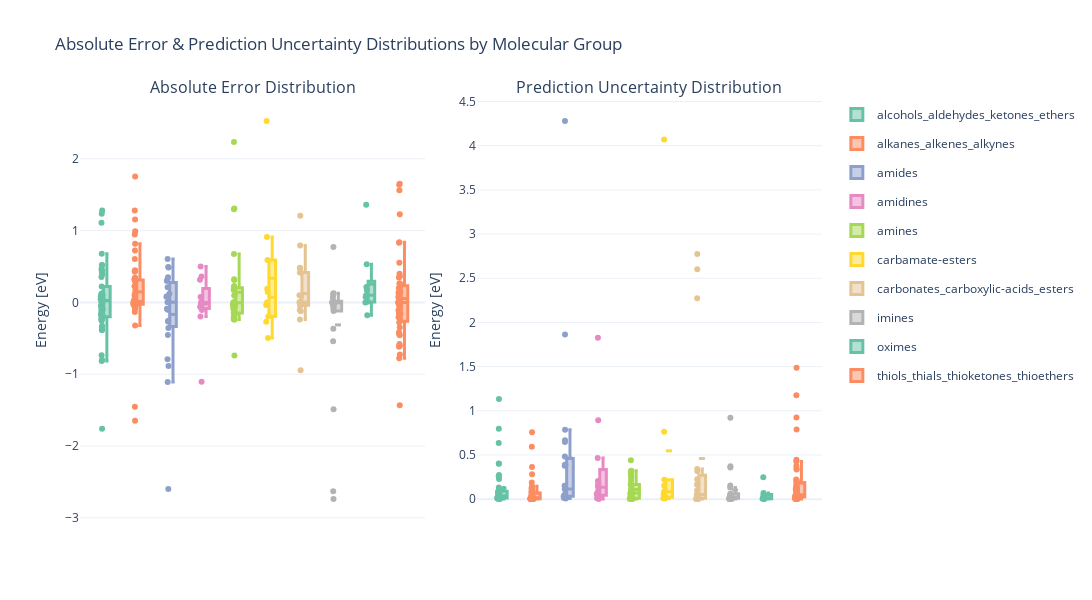

Notebook source saved alongside this figure:
### Code cell
# Filtered data
df_uq_sorted = df_uq[df_uq["split"] == "test"].sort_values('molecule_group')
df_uq_sorted['abs_error'] = df_uq_sorted['error'].abs()
df_uq_sorted['uncertainty_width'] = df_uq_sorted['y_std']

# Custom color palette (Set2-like)
color_map = px.colors.qualitative.Set2

# Create 1x2 subplot
fig = make_subplots(
    rows=1, cols=2,
    subplot_titles=["Absolute Error Distribution", "Prediction Uncertainty Distribution"],
    horizontal_spacing=0.07
)

# Boxplot for absolute error
for i, group in enumerate(df_uq_sorted['molecule_group'].unique()):
    group_data = df_uq_sorted[df_uq_sorted['molecule_group'] == group]
    fig.add_trace(go.Box(
        y=group_data['error'],
        name=group,
        marker_color=color_map[i % len(color_map)],
        boxmean=True,
        boxpoints="all",  # Show all points (can be "outliers", "suspectedoutliers", "all")
        jitter=0.5,  # Add jitter to points
        line=dict(width=3),  # Line width to make the box thicker
        width=0.2,  # Box width (adjust this)
        legendgroup=group,  # Ensure the group is correctly assigned to legend
        showlegend=False,  # No legend for the first plot
        hovertemplate=(
            "Material: %{customdata[7]}<br>" +
            "Molecule Group: %{customdata[0]}<br>" +
            "Molecule: %{customdata[1]}<br>" +
            "State: %{customdata[2]}<br>" +
            "Dissociation: %{customdata[3]}<br>" +
            "True Value: %{customdata[4]} eV<br>" +
            "Std Dev: %{customdata[5]} eV<br>" +
            "Error: %{customdata[6]} eV<br>" +
            "<extra></extra>"
        ),
        customdata=group_data[['molecule_group', 'molecule', 'state', 'dissociation', 'y_true', 'y_std', 'error', 'material']].values  # Add custom data
    ), row=1, col=1)

# Boxplot for uncertainty width
for i, group in enumerate(df_uq_sorted['molecule_group'].unique()):
    group_data = df_uq_sorted[df_uq_sorted['molecule_group'] == group]
    fig.add_trace(go.Box(
        y=group_data['uncertainty_width'],
        name=group,
        marker_color=color_map[i % len(color_map)],
        boxmean=True,
        boxpoints="all",  # Show all points (can be "outliers", "suspectedoutliers", "all")
        jitter=0.5,  # Add jitter to points
        line=dict(width=3),  # Line width to make the box thicker
        width=0.2,  # Box width (adjust this)
        legendgroup=group,  # Ensure the group is correctly assigned to legend
        showlegend=True,  # Show legend for the second plot
        hovertemplate=(
            "Material: %{customdata[7]}<br>" +
            "Molecule Group: %{customdata[0]}<br>" +
            "Molecule: %{customdata[1]}<br>" +
            "State: %{customdata[2]}<br>" +
            "Dissociation: %{customdata[3]}<br>" +
            "True Value: %{customdata[4]} eV<br>" +
            "Std Dev: %{customdata[5]} eV<br>" +
            "Error: %{customdata[6]} eV<br>" +
            "<extra></extra>"
        ),
        customdata=group_data[['molecule_group', 'molecule', 'state', 'dissociation', 'y_true', 'y_std', 'error', 'material']].values  # Add custom data
    ), row=1, col=2)

# Layout adjustments
fig.update_layout(
    height=600,
    width=2000,
    title_text="Absolute Error & Prediction Uncertainty Distributions by Molecular Group",
    template="plotly_white",
    boxmode="group",  # Group the boxplots
    showlegend=True  # Show legend for the second plot
)

# Axis titles
fig.update_yaxes(title_text="Energy [eV]", row=1, col=1)
fig.update_yaxes(title_text="Energy [eV]", row=1, col=2)

# Remove X-axis labels (as you're using the hover to differentiate between groups)
fig.update_xaxes(showticklabels=False, row=1, col=1)
fig.update_xaxes(showticklabels=False, row=1, col=2)

# Show the plot
fig.show()

### Figure 1 — Plotly figure (JSON) as saved in the notebook; plotly's stock layout.template omitted (floating-point values rounded to 4 significant figures; data arrays with more than 128 entries replaced by an {"elided": "..."} marker saying what was removed)
{"data": [{"boxmean": true, "boxpoints": "all", "customdata": {"elided": "46x8 mixed values"}, "hovertemplate": "Material: %{customdata[7]}<br>Molecule Group: %{customdata[0]}<br>Molecule: %{customdata[1]}<br>State: %{customdata[2]}<br>Dissociation: %{customdata[3]}<br>True Value: %{customdata[4]} eV<br>Std Dev: %{customdata[5]} eV<br>Error: %{customdata[6]} eV<br><extra></extra>", "jitter": 0.5, "legendgroup": "alcohols_aldehydes_ketones_ethers", "line": {"width": 3}, "marker": {"color": "rgb(102,194,165)"}, "name": "alcohols_aldehydes_ketones_ethers", "showlegend": false, "type": "box", "width": 0.2, "xaxis": "x", "y": [0.4607, -0.324, -0.166, -0.3834, 1.236, -0.3493, 1.278, -0.03252, 0.221, -0.1984, 0.0599, -0.8024, 0.04244, -0.2354, 0.3524, -0.8167, 0.518, -0.04843, 0.001769, 0.1121, 0.1292, 0.5222, 0.3886, -0.1165, -0.02318, -0.01901, 0.08057, 0.4288, -0.7356, -0.1823, -0.2542, 0.04555, -1.76, 0.1139, -0.0007399, 1.111, 0.6761, 0.04271, 0.09458, -0.383, 0.4438, 0.07788, -0.2295, 0.04975, -0.0909, -0.08113], "yaxis": "y"}, {"boxmean": true, "boxpoints": "all", "customdata": {"elided": "57x8 mixed values"}, "hovertemplate": "Material: %{customdata[7]}<br>Molecule Group: %{customdata[0]}<br>Molecule: %{customdata[1]}<br>State: %{customdata[2]}<br>Dissociation: %{customdata[3]}<br>True Value: %{customdata[4]} eV<br>Std Dev: %{customdata[5]} eV<br>Error: %{customdata[6]} eV<br><extra></extra>", "jitter": 0.5, "legendgroup": "alkanes_alkenes_alkynes", "line": {"width": 3}, "marker": {"color": "rgb(252,141,98)"}, "name": "alkanes_alkenes_alkynes", "showlegend": false, "type": "box", "width": 0.2, "xaxis": "x", "y": [0.01434, -0.0004685, 0.3445, -0.3227, 0.2888, -0.007621, 0.2983, -0.07753, 0.1651, 0.6053, -0.03256, 0.05814, -0.02444, 0.05781, -0.09037, -0.07477, -1.649, -0.03017, 0.002919, 0.02099, 0.321, -0.02049, 0.0003139, 0.1018, 0.9915, 1.279, -0.02595, 0.03033, 0.007076, 0.8173, 0.4375, -0.008254, -0.01363, 0.02156, -0.04325, -0.02571, -0.04161, 0.01819, 0.002334, 0.4484, -1.453, 0.9451, 0.4277, -0.0004685, 0.1014, 0.3385, 0.00317, 1.154, -0.1324, 0.7238, 0.2258, 0.3113, 0.01389, 1.755, 0.00317, 0.1199, -0.05215], "yaxis": "y"}, {"boxmean": true, "boxpoints": "all", "customdata": {"elided": "23x8 mixed values"}, "hovertemplate": "Material: %{customdata[7]}<br>Molecule Group: %{customdata[0]}<br>Molecule: %{customdata[1]}<br>State: %{customdata[2]}<br>Dissociation: %{customdata[3]}<br>True Value: %{customdata[4]} eV<br>Std Dev: %{customdata[5]} eV<br>Error: %{customdata[6]} eV<br><extra></extra>", "jitter": 0.5, "legendgroup": "amides", "line": {"width": 3}, "marker": {"color": "rgb(141,160,203)"}, "name": "amides", "showlegend": false, "type": "box", "width": 0.2, "xaxis": "x", "y": [-0.3571, 0.2996, 0.3511, 0.3237, -0.7922, -0.08741, -0.4531, 0.00245, -2.598, 0.00125, 0.4849, 0.003824, 0.4949, -0.2644, 0.07808, 0.12, -0.1004, -1.107, 0.08603, -0.8864, 0.2113, 0.6043, -0.2568], "yaxis": "y"}, {"boxmean": true, "boxpoints": "all", "customdata": [["amidines", "Acetimidamide", "relaxed", "tensor([False])", 0, 0.002562, -0.0001285, null], ["amidines", "Formimidamide", "relaxed", "tensor([False])", -3.208, 0.1674, -0.1975, "IrO2"], ["amidines", "Formimidamide", "initial", "tensor([False])", -2.967, 1.826, 0.5006, "IrO2"], ["amidines", "Acetimidamide", "relaxed", "tensor([True])", -4.458, 0.08112, -0.06301, "IrO2"], ["amidines", "Acetimidamide", "relaxed", "tensor([False])", -2.496, 0.0269, -0.03311, "RuO2"], ["amidines", "Formimidamide", "relaxed", "tensor([False])", -2.203, 0.0584, -0.005117, "RuO2"], ["amidines", "Acetimidamide", "initial", "tensor([False])", -3.076, 0.1424, -0.1066, "IrO2"], ["amidines", "Acetimidamide", "relaxed", "tensor([False])", -2.458, 0.4661, 0.07385, "IrO2"], ["amidines", "Acetimidamide", "initial", "tensor([False])", -0.4175, 0.2048, 0.3611, "RuO2"], ["amidines", "Acetimidamide", "relaxed", "tensor([False])", -2.411, 0.8929, -1.104, "IrO2"], ["amidines", "Acetimidamide", "relaxed", "tensor([False])", -1.727, 0.01025, 3.719e-05, "Ir"], ["amidines", "Formimidamide", "initial", "tensor([False])", -0.3341, 0.1249, 0.317, "RuO2"]], "hovertemplate": "Material: %{customdata[7]}<br>Molecule Group: %{customdata[0]}<br>Molecule: %{customdata[1]}<br>State: %{customdata[2]}<br>Dissociation: %{customdata[3]}<br>True Value: %{customdata[4]} eV<br>Std Dev: %{customdata[5]} eV<br>Error: %{customdata[6]} eV<br><extra></extra>", "jitter": 0.5, "legendgroup": "amidines", "line": {"width": 3}, "marker": {"color": "rgb(231,138,195)"}, "name": "amidines", "showlegend": false, "type": "box", "width": 0.2, "xaxis": "x", "y": [-0.0001285, -0.1975, 0.5006, -0.06301, -0.03311, -0.005117, -0.1066, 0.07385, 0.3611, -1.104, 3.719e-05, 0.317], "yaxis": "y"}, {"boxmean": true, "boxpoints": "all", "customdata": {"elided": "32x8 mixed values"}, "hovertemplate": "Material: %{customdata[7]}<br>Molecule Group: %{customdata[0]}<br>Molecule: %{customdata[1]}<br>State: %{customdata[2]}<br>Dissociation: %{customdata[3]}<br>True Value: %{customdata[4]} eV<br>Std Dev: %{customdata[5]} eV<br>Error: %{customdata[6]} eV<br><extra></extra>", "jitter": 0.5, "legendgroup": "amines", "line": {"width": 3}, "marker": {"color": "rgb(166,216,84)"}, "name": "amines", "showlegend": false, "type": "box", "width": 0.2, "xaxis": "x", "y": [-0.237, 2.233, 0.2259, 1.308, 0.2265, -0.1797, -0.05005, -0.1902, 0.1793, -0.06733, 0.1716, -0.02741, 0.09628, -0.03576, -0.1589, -0.2373, 0.3105, 0.09784, 0.6727, -0.0001388, -0.0797, -0.08542, -0.006553, -0.2188, 1.296, -0.0004207, -0.000282, -0.00121, -0.1569, -0.7384, 0.3238, -0.1412], "yaxis": "y"}, {"boxmean": true, "boxpoints": "all", "customdata": [["carbamate-esters", "Carbamic-acid", "initial", "tensor([False])", -3.463, 4.07, -0.03752, "IrO2"], ["carbamate-esters", "Carbamic-acid", "initial", "tensor([False])", -3.367, 0.02253, -0.4964, "IrO2"], ["carbamate-esters", "Carbamic-acid", "relaxed", "tensor([False])", -1.663, 0.05591, 0.1464, "RuO2"], ["carbamate-esters", "Carbamic-acid", "relaxed", "tensor([True])", -1.863, 0.1527, 0.589, "RuO2"], ["carbamate-esters", "Carbamic-acid", "relaxed", "tensor([False])", -0.4658, 0.01003, -0.0003726, "Ru"], ["carbamate-esters", "Carbamic-acid", "initial", "tensor([False])", -1.946, 0.2199, 0.1919, "IrO2"], ["carbamate-esters", "Carbamic-acid", "initial", "tensor([False])", -0.6196, 0.09241, 0.9127, "RuO2"], ["carbamate-esters", "Carbamic-acid", "initial", "tensor([False])", -2.43, 0.07549, -0.2678, "RuO2"], ["carbamate-esters", "Carbamic-acid", "initial", "tensor([False])", -0.4891, 0.763, 2.527, "IrO2"], ["carbamate-esters", "Carbamic-acid", "relaxed", "tensor([False])", -0.6196, 0.007375, -0.1969, "RuO2"]], "hovertemplate": "Material: %{customdata[7]}<br>Molecule Group: %{customdata[0]}<br>Molecule: %{customdata[1]}<br>State: %{customdata[2]}<br>Dissociation: %{customdata[3]}<br>True Value: %{customdata[4]} eV<br>Std Dev: %{customdata[5]} eV<br>Error: %{customdata[6]} eV<br><extra></extra>", "jitter": 0.5, "legendgroup": "carbamate-esters", "line": {"width": 3}, "marker": {"color": "rgb(255,217,47)"}, "name": "carbamate-esters", "showlegend": false, "type": "box", "width": 0.2, "xaxis": "x", "y": [-0.03752, -0.4964, 0.1464, 0.589, -0.0003726, 0.1919, 0.9127, -0.2678, 2.527, -0.1969], "yaxis": "y"}, {"boxmean": true, "boxpoints": "all", "customdata": {"elided": "20x8 mixed values"}, "hovertemplate": "Material: %{customdata[7]}<br>Molecule Group: %{customdata[0]}<br>Molecule: %{customdata[1]}<br>State: %{customdata[2]}<br>Dissociation: %{customdata[3]}<br>True Value: %{customdata[4]} eV<br>Std Dev: %{customdata[5]} eV<br>Error: %{customdata[6]} eV<br><extra></extra>", "jitter": 0.5, "legendgroup": "carbonates_carboxylic-acids_esters", "line": {"width": 3}, "marker": {"color": "rgb(229,196,148)"}, "name": "carbonates_carboxylic-acids_esters", "showlegend": false, "type": "box", "width": 0.2, "xaxis": "x", "y": [0.7911, -0.2377, 0.004279, -0.9431, -0.02556, -0.01654, 0.004279, 0.4177, 0.4836, 1.209, -0.0002147, -0.0003136, 0.08928, -0.1053, -0.04395, -0.03781, -0.1238, 0.09857, 0.4775, 0.4175], "yaxis": "y"}, {"boxmean": true, "boxpoints": "all", "customdata": {"elided": "22x8 mixed values"}, "hovertemplate": "Material: %{customdata[7]}<br>Molecule Group: %{customdata[0]}<br>Molecule: %{customdata[1]}<br>State: %{customdata[2]}<br>Dissociation: %{customdata[3]}<br>True Value: %{customdata[4]} eV<br>Std Dev: %{customdata[5]} eV<br>Error: %{customdata[6]} eV<br><extra></extra>", "jitter": 0.5, "legendgroup": "imines", "line": {"width": 3}, "marker": {"color": "rgb(179,179,179)"}, "name": "imines", "showlegend": false, "type": "box", "width": 0.2, "xaxis": "x", "y": [-0.04834, -1.49e-05, -0.001287, -0.1188, 0.000339, 0.000339, -0.01509, 0.7705, -0.08807, -0.3676, -0.006735, 0.01763, 0.06323, 0.1023, 0.1265, -0.0002538, 0.1214, -0.04335, -2.738, -1.489, -0.5396, -2.631], "yaxis": "y"}, {"boxmean": true, "boxpoints": "all", "customdata": [["oximes", "Formaldoxime", "initial", "tensor([False])", -3.056, 0.02705, -0.1795, "IrO2"], ["oximes", "Formaldoxime", "relaxed", "tensor([False])", -0.4373, 0.04752, 0.1694, "IrO2"], ["oximes", "Formaldoxime", "initial", "tensor([False])", 0, 0.002587, -0.0002588, null], ["oximes", "Formaldoxime", "initial", "tensor([False])", -1.451, 0.07059, 0.007767, "RuO2"], ["oximes", "Formaldoxime", "initial", "tensor([False])", -1.981, 0.00655, 0.07573, "RuO2"], ["oximes", "Formaldoxime", "relaxed", "tensor([False])", -1.159, 0.003164, 0.216, "Ir"], ["oximes", "Formaldoxime", "relaxed", "tensor([True])", -0.4814, 0.2478, 1.362, "RuO2"], ["oximes", "Formaldoxime", "relaxed", "tensor([False])", -1.768, 0.01003, 0.09929, "RuO2"], ["oximes", "Formaldoxime", "initial", "tensor([False])", -0.4814, 0.008498, 0.5315, "RuO2"]], "hovertemplate": "Material: %{customdata[7]}<br>Molecule Group: %{customdata[0]}<br>Molecule: %{customdata[1]}<br>State: %{customdata[2]}<br>Dissociation: %{customdata[3]}<br>True Value: %{customdata[4]} eV<br>Std Dev: %{customdata[5]} eV<br>Error: %{customdata[6]} eV<br><extra></extra>", "jitter": 0.5, "legendgroup": "oximes", "line": {"width": 3}, "marker": {"color": "rgb(102,194,165)"}, "name": "oximes", "showlegend": false, "type": "box", "width": 0.2, "xaxis": "x", "y": [-0.1795, 0.1694, -0.0002588, 0.007767, 0.07573, 0.216, 1.362, 0.09929, 0.5315], "yaxis": "y"}, {"boxmean": true, "boxpoints": "all", "customdata": {"elided": "49x8 mixed values"}, "hovertemplate": "Material: %{customdata[7]}<br>Molecule Group: %{customdata[0]}<br>Molecule: %{customdata[1]}<br>State: %{customdata[2]}<br>Dissociation: %{customdata[3]}<br>True Value: %{customdata[4]} eV<br>Std Dev: %{customdata[5]} eV<br>Error: %{customdata[6]} eV<br><extra></extra>", "jitter": 0.5, "legendgroup": "thiols_thials_thioketones_thioethers", "line": {"width": 3}, "marker": {"color": "rgb(252,141,98)"}, "name": "thiols_thials_thioketones_thioethers", "showlegend": false, "type": "box", "width": 0.2, "xaxis": "x", "y": [0.8394, 0.1985, 0.1358, -0.3507, 0.1634, 0.3975, 0.1485, -0.4433, -0.09522, 0.07609, 0.009286, -0.03523, -0.1541, -0.1178, -0.0003893, 1.562, -0.4193, 1.64, -0.1546, -0.04381, -0.6184, 0.007231, -0.09972, 0.1296, -0.7775, 0.3655, -0.2555, -0.05558, -0.207, -0.0008492, -0.1095, 0.2234, 0.01306, -1.434, 1.651, 0.2632, 0.3454, 1.229, 0.8325, 7.701e-05, -0.6043, -0.6034, -0.4574, -0.5793, 0.1966, 0.5539, -0.7251, 0.2634, -0.2786], "yaxis": "y"}, {"boxmean": true, "boxpoints": "all", "customdata": {"elided": "46x8 mixed values"}, "hovertemplate": "Material: %{customdata[7]}<br>Molecule Group: %{customdata[0]}<br>Molecule: %{customdata[1]}<br>State: %{customdata[2]}<br>Dissociation: %{customdata[3]}<br>True Value: %{customdata[4]} eV<br>Std Dev: %{customdata[5]} eV<br>Error: %{customdata[6]} eV<br><extra></extra>", "jitter": 0.5, "legendgroup": "alcohols_aldehydes_ketones_ethers", "line": {"width": 3}, "marker": {"color": "rgb(102,194,165)"}, "name": "alcohols_aldehydes_ketones_ethers", "showlegend": true, "type": "box", "width": 0.2, "xaxis": "x2", "y": [0.2582, 0.03403, 0.4028, 0.02362, 0.7973, 0.01629, 0.3999, 0.01464, 0.08296, 0.0728, 0.04159, 0.01233, 0.1087, 0.09149, 0.008664, 0.01204, 0.06977, 0.01237, 0.01269, 0.03564, 0.08849, 0.03202, 0.2279, 0.08998, 0.6361, 0.006707, 0.01786, 0.2734, 0.0707, 0.0751, 0.01157, 0.009541, 1.134, 0.006738, 0.002866, 0.1312, 0.01521, 0.04012, 0.06353, 0.07611, 0.08426, 0.0142, 0.01969, 0.003304, 0.03153, 0.007106], "yaxis": "y2"}, {"boxmean": true, "boxpoints": "all", "customdata": {"elided": "57x8 mixed values"}, "hovertemplate": "Material: %{customdata[7]}<br>Molecule Group: %{customdata[0]}<br>Molecule: %{customdata[1]}<br>State: %{customdata[2]}<br>Dissociation: %{customdata[3]}<br>True Value: %{customdata[4]} eV<br>Std Dev: %{customdata[5]} eV<br>Error: %{customdata[6]} eV<br><extra></extra>", "jitter": 0.5, "legendgroup": "alkanes_alkenes_alkynes", "line": {"width": 3}, "marker": {"color": "rgb(252,141,98)"}, "name": "alkanes_alkenes_alkynes", "showlegend": true, "type": "box", "width": 0.2, "xaxis": "x2", "y": [0.006289, 0.002785, 0.1007, 0.1033, 0.06641, 0.01029, 0.0623, 0.02646, 0.01422, 0.00772, 0.00485, 0.00293, 0.004801, 0.003772, 0.008948, 0.02766, 0.01368, 0.01509, 0.004892, 0.04343, 0.01422, 0.1289, 0.002321, 0.02541, 0.08034, 0.1897, 0.1256, 0.01203, 0.00216, 0.1451, 0.04011, 0.009341, 0.003496, 0.04347, 0.001516, 0.0624, 0.007704, 0.00958, 0.009503, 0.282, 0.01046, 0.7578, 0.01072, 0.002785, 0.03041, 0.1346, 0.002877, 0.592, 0.002514, 0.1236, 0.01774, 0.3641, 0.003508, 0.08647, 0.002877, 0.01445, 0.002484], "yaxis": "y2"}, {"boxmean": true, "boxpoints": "all", "customdata": {"elided": "23x8 mixed values"}, "hovertemplate": "Material: %{customdata[7]}<br>Molecule Group: %{customdata[0]}<br>Molecule: %{customdata[1]}<br>State: %{customdata[2]}<br>Dissociation: %{customdata[3]}<br>True Value: %{customdata[4]} eV<br>Std Dev: %{customdata[5]} eV<br>Error: %{customdata[6]} eV<br><extra></extra>", "jitter": 0.5, "legendgroup": "amides", "line": {"width": 3}, "marker": {"color": "rgb(141,160,203)"}, "name": "amides", "showlegend": true, "type": "box", "width": 0.2, "xaxis": "x2", "y": [0.4835, 0.121, 0.6458, 0.1519, 0.6657, 0.04228, 4.28, 0.02863, 0.006914, 0.05001, 0.3863, 0.0349, 0.7855, 0.116, 0.02019, 0.03363, 0.03454, 1.863, 0.03331, 0.3782, 0.3893, 0.1114, 0.01262], "yaxis": "y2"}, {"boxmean": true, "boxpoints": "all", "customdata": [["amidines", "Acetimidamide", "relaxed", "tensor([False])", 0, 0.002562, -0.0001285, null], ["amidines", "Formimidamide", "relaxed", "tensor([False])", -3.208, 0.1674, -0.1975, "IrO2"], ["amidines", "Formimidamide", "initial", "tensor([False])", -2.967, 1.826, 0.5006, "IrO2"], ["amidines", "Acetimidamide", "relaxed", "tensor([True])", -4.458, 0.08112, -0.06301, "IrO2"], ["amidines", "Acetimidamide", "relaxed", "tensor([False])", -2.496, 0.0269, -0.03311, "RuO2"], ["amidines", "Formimidamide", "relaxed", "tensor([False])", -2.203, 0.0584, -0.005117, "RuO2"], ["amidines", "Acetimidamide", "initial", "tensor([False])", -3.076, 0.1424, -0.1066, "IrO2"], ["amidines", "Acetimidamide", "relaxed", "tensor([False])", -2.458, 0.4661, 0.07385, "IrO2"], ["amidines", "Acetimidamide", "initial", "tensor([False])", -0.4175, 0.2048, 0.3611, "RuO2"], ["amidines", "Acetimidamide", "relaxed", "tensor([False])", -2.411, 0.8929, -1.104, "IrO2"], ["amidines", "Acetimidamide", "relaxed", "tensor([False])", -1.727, 0.01025, 3.719e-05, "Ir"], ["amidines", "Formimidamide", "initial", "tensor([False])", -0.3341, 0.1249, 0.317, "RuO2"]], "hovertemplate": "Material: %{customdata[7]}<br>Molecule Group: %{customdata[0]}<br>Molecule: %{customdata[1]}<br>State: %{customdata[2]}<br>Dissociation: %{customdata[3]}<br>True Value: %{customdata[4]} eV<br>Std Dev: %{customdata[5]} eV<br>Error: %{customdata[6]} eV<br><extra></extra>", "jitter": 0.5, "legendgroup": "amidines", "line": {"width": 3}, "marker": {"color": "rgb(231,138,195)"}, "name": "amidines", "showlegend": true, "type": "box", "width": 0.2, "xaxis": "x2", "y": [0.002562, 0.1674, 1.826, 0.08112, 0.0269, 0.0584, 0.1424, 0.4661, 0.2048, 0.8929, 0.01025, 0.1249], "yaxis": "y2"}, {"boxmean": true, "boxpoints": "all", "customdata": {"elided": "32x8 mixed values"}, "hovertemplate": "Material: %{customdata[7]}<br>Molecule Group: %{customdata[0]}<br>Molecule: %{customdata[1]}<br>State: %{customdata[2]}<br>Dissociation: %{customdata[3]}<br>True Value: %{customdata[4]} eV<br>Std Dev: %{customdata[5]} eV<br>Error: %{customdata[6]} eV<br><extra></extra>", "jitter": 0.5, "legendgroup": "amines", "line": {"width": 3}, "marker": {"color": "rgb(166,216,84)"}, "name": "amines", "showlegend": true, "type": "box", "width": 0.2, "xaxis": "x2", "y": [0.1096, 0.2137, 0.06245, 0.3213, 0.01196, 0.01666, 0.08966, 0.0104, 0.06456, 0.1519, 0.07446, 0.2443, 0.1621, 0.02088, 0.1682, 0.1128, 0.0539, 0.03428, 0.1656, 0.007136, 0.00913, 0.004321, 0.2667, 0.008394, 0.3128, 0.002654, 0.00478, 0.004432, 0.005444, 0.07205, 0.2858, 0.4405], "yaxis": "y2"}, {"boxmean": true, "boxpoints": "all", "customdata": [["carbamate-esters", "Carbamic-acid", "initial", "tensor([False])", -3.463, 4.07, -0.03752, "IrO2"], ["carbamate-esters", "Carbamic-acid", "initial", "tensor([False])", -3.367, 0.02253, -0.4964, "IrO2"], ["carbamate-esters", "Carbamic-acid", "relaxed", "tensor([False])", -1.663, 0.05591, 0.1464, "RuO2"], ["carbamate-esters", "Carbamic-acid", "relaxed", "tensor([True])", -1.863, 0.1527, 0.589, "RuO2"], ["carbamate-esters", "Carbamic-acid", "relaxed", "tensor([False])", -0.4658, 0.01003, -0.0003726, "Ru"], ["carbamate-esters", "Carbamic-acid", "initial", "tensor([False])", -1.946, 0.2199, 0.1919, "IrO2"], ["carbamate-esters", "Carbamic-acid", "initial", "tensor([False])", -0.6196, 0.09241, 0.9127, "RuO2"], ["carbamate-esters", "Carbamic-acid", "initial", "tensor([False])", -2.43, 0.07549, -0.2678, "RuO2"], ["carbamate-esters", "Carbamic-acid", "initial", "tensor([False])", -0.4891, 0.763, 2.527, "IrO2"], ["carbamate-esters", "Carbamic-acid", "relaxed", "tensor([False])", -0.6196, 0.007375, -0.1969, "RuO2"]], "hovertemplate": "Material: %{customdata[7]}<br>Molecule Group: %{customdata[0]}<br>Molecule: %{customdata[1]}<br>State: %{customdata[2]}<br>Dissociation: %{customdata[3]}<br>True Value: %{customdata[4]} eV<br>Std Dev: %{customdata[5]} eV<br>Error: %{customdata[6]} eV<br><extra></extra>", "jitter": 0.5, "legendgroup": "carbamate-esters", "line": {"width": 3}, "marker": {"color": "rgb(255,217,47)"}, "name": "carbamate-esters", "showlegend": true, "type": "box", "width": 0.2, "xaxis": "x2", "y": [4.07, 0.02253, 0.05591, 0.1527, 0.01003, 0.2199, 0.09241, 0.07549, 0.763, 0.007375], "yaxis": "y2"}, {"boxmean": true, "boxpoints": "all", "customdata": {"elided": "20x8 mixed values"}, "hovertemplate": "Material: %{customdata[7]}<br>Molecule Group: %{customdata[0]}<br>Molecule: %{customdata[1]}<br>State: %{customdata[2]}<br>Dissociation: %{customdata[3]}<br>True Value: %{customdata[4]} eV<br>Std Dev: %{customdata[5]} eV<br>Error: %{customdata[6]} eV<br><extra></extra>", "jitter": 0.5, "legendgroup": "carbonates_carboxylic-acids_esters", "line": {"width": 3}, "marker": {"color": "rgb(229,196,148)"}, "name": "carbonates_carboxylic-acids_esters", "showlegend": true, "type": "box", "width": 0.2, "xaxis": "x2", "y": [0.01574, 0.2239, 0.00171, 0.1637, 0.04225, 0.0494, 0.00171, 0.3425, 0.01141, 2.603, 0.003695, 0.01072, 0.03304, 0.1669, 0.005526, 0.3155, 0.05401, 2.776, 0.09848, 2.274], "yaxis": "y2"}, {"boxmean": true, "boxpoints": "all", "customdata": {"elided": "22x8 mixed values"}, "hovertemplate": "Material: %{customdata[7]}<br>Molecule Group: %{customdata[0]}<br>Molecule: %{customdata[1]}<br>State: %{customdata[2]}<br>Dissociation: %{customdata[3]}<br>True Value: %{customdata[4]} eV<br>Std Dev: %{customdata[5]} eV<br>Error: %{customdata[6]} eV<br><extra></extra>", "jitter": 0.5, "legendgroup": "imines", "line": {"width": 3}, "marker": {"color": "rgb(179,179,179)"}, "name": "imines", "showlegend": true, "type": "box", "width": 0.2, "xaxis": "x2", "y": [0.017, 0.002813, 0.005623, 0.01112, 0.002611, 0.002611, 0.03917, 0.3572, 0.009527, 0.9207, 0.0166, 0.01649, 0.02607, 0.02195, 0.05063, 0.003103, 0.1325, 0.372, 0.02036, 0.01932, 0.1551, 0.06106], "yaxis": "y2"}, {"boxmean": true, "boxpoints": "all", "customdata": [["oximes", "Formaldoxime", "initial", "tensor([False])", -3.056, 0.02705, -0.1795, "IrO2"], ["oximes", "Formaldoxime", "relaxed", "tensor([False])", -0.4373, 0.04752, 0.1694, "IrO2"], ["oximes", "Formaldoxime", "initial", "tensor([False])", 0, 0.002587, -0.0002588, null], ["oximes", "Formaldoxime", "initial", "tensor([False])", -1.451, 0.07059, 0.007767, "RuO2"], ["oximes", "Formaldoxime", "initial", "tensor([False])", -1.981, 0.00655, 0.07573, "RuO2"], ["oximes", "Formaldoxime", "relaxed", "tensor([False])", -1.159, 0.003164, 0.216, "Ir"], ["oximes", "Formaldoxime", "relaxed", "tensor([True])", -0.4814, 0.2478, 1.362, "RuO2"], ["oximes", "Formaldoxime", "relaxed", "tensor([False])", -1.768, 0.01003, 0.09929, "RuO2"], ["oximes", "Formaldoxime", "initial", "tensor([False])", -0.4814, 0.008498, 0.5315, "RuO2"]], "hovertemplate": "Material: %{customdata[7]}<br>Molecule Group: %{customdata[0]}<br>Molecule: %{customdata[1]}<br>State: %{customdata[2]}<br>Dissociation: %{customdata[3]}<br>True Value: %{customdata[4]} eV<br>Std Dev: %{customdata[5]} eV<br>Error: %{customdata[6]} eV<br><extra></extra>", "jitter": 0.5, "legendgroup": "oximes", "line": {"width": 3}, "marker": {"color": "rgb(102,194,165)"}, "name": "oximes", "showlegend": true, "type": "box", "width": 0.2, "xaxis": "x2", "y": [0.02705, 0.04752, 0.002587, 0.07059, 0.00655, 0.003164, 0.2478, 0.01003, 0.008498], "yaxis": "y2"}, {"boxmean": true, "boxpoints": "all", "customdata": {"elided": "49x8 mixed values"}, "hovertemplate": "Material: %{customdata[7]}<br>Molecule Group: %{customdata[0]}<br>Molecule: %{customdata[1]}<br>State: %{customdata[2]}<br>Dissociation: %{customdata[3]}<br>True Value: %{customdata[4]} eV<br>Std Dev: %{customdata[5]} eV<br>Error: %{customdata[6]} eV<br><extra></extra>", "jitter": 0.5, "legendgroup": "thiols_thials_thioketones_thioethers", "line": {"width": 3}, "marker": {"color": "rgb(252,141,98)"}, "name": "thiols_thials_thioketones_thioethers", "showlegend": true, "type": "box", "width": 0.2, "xaxis": "x2", "y": [0.7881, 0.008222, 0.1866, 0.1137, 0.1102, 0.01264, 0.1541, 0.1137, 0.04956, 0.04205, 0.1173, 0.00346, 0.3348, 0.05098, 0.003466, 0.01206, 0.01262, 0.9238, 0.4461, 0.04269, 0.01998, 0.01255, 0.02706, 0.04398, 0.2108, 0.2226, 0.1309, 0.02448, 0.3441, 0.004273, 0.1914, 0.03469, 0.06331, 0.004978, 0.02448, 0.425, 0.1279, 1.177, 0.04071, 0.002545, 0.1033, 0.08522, 1.488, 0.01729, 0.09855, 0.02448, 0.02448, 0.3753, 0.04022], "yaxis": "y2"}], "layout": {"annotations": [{"font": {"size": 16}, "showarrow": false, "text": "Absolute Error Distribution", "x": 0.2325, "xanchor": "center", "xref": "paper", "y": 1, "yanchor": "bottom", "yref": "paper"}, {"font": {"size": 16}, "showarrow": false, "text": "Prediction Uncertainty Distribution", "x": 0.7675, "xanchor": "center", "xref": "paper", "y": 1, "yanchor": "bottom", "yref": "paper"}], "boxmode": "group", "height": 600, "showlegend": true, "title": {"text": "Absolute Error & Prediction Uncertainty Distributions by Molecular Group"}, "width": 2000, "xaxis": {"anchor": "y", "domain": [0, 0.465], "showticklabels": false}, "xaxis2": {"anchor": "y2", "domain": [0.535, 1.0], "showticklabels": false}, "yaxis": {"anchor": "x", "domain": [0, 1], "title": {"text": "Energy [eV]"}}, "yaxis2": {"anchor": "x2", "domain": [0, 1], "title": {"text": "Energy [eV]"}}}}
